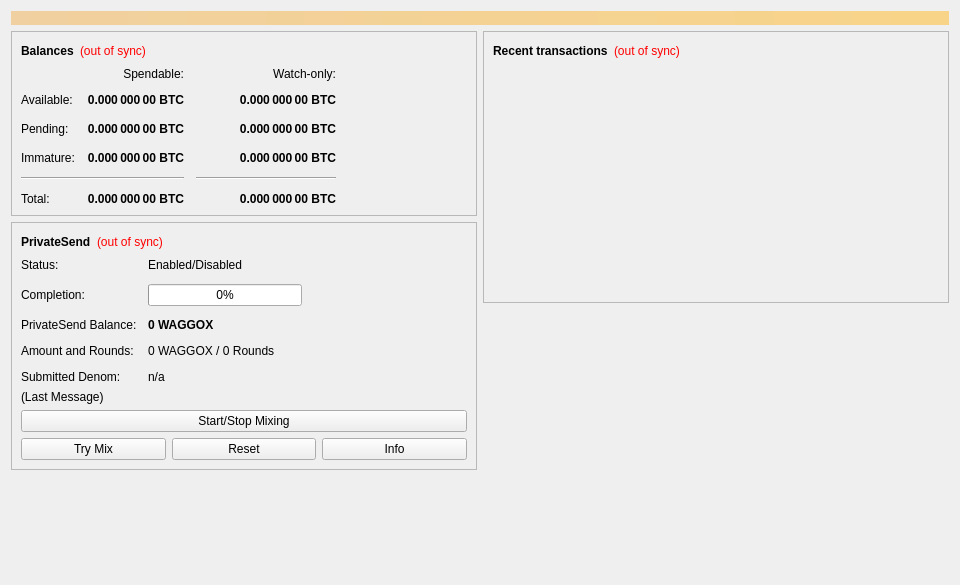
<?xml version="1.0" encoding="UTF-8"?>
<ui version="4.0">
 <class>OverviewPage</class>
 <widget class="QWidget" name="OverviewPage">
  <property name="geometry">
   <rect>
    <x>0</x>
    <y>0</y>
    <width>960</width>
    <height>585</height>
   </rect>
  </property>
  <property name="minimumSize">
   <size>
    <width>960</width>
    <height>0</height>
   </size>
  </property>
  <property name="windowTitle">
   <string>Form</string>
  </property>
  <layout class="QVBoxLayout" name="topLayout">
   <item>
    <widget class="QLabel" name="labelAlerts">
     <property name="visible">
      <bool>false</bool>
     </property>
     <property name="styleSheet">
      <string notr="true">QLabel { background-color: qlineargradient(x1: 0, y1: 0, x2: 1, y2: 0, stop:0 #F0D0A0, stop:1 #F8D488); color:#000000; }</string>
     </property>
     <property name="wordWrap">
      <bool>true</bool>
     </property>
     <property name="margin">
      <number>3</number>
     </property>
     <property name="textInteractionFlags">
      <set>Qt::TextSelectableByMouse</set>
     </property>
    </widget>
   </item>
   <item>
    <layout class="QHBoxLayout" name="horizontalLayout" stretch="1,1">
     <item>
      <layout class="QVBoxLayout" name="verticalLayout_2">
       <item>
        <widget class="QFrame" name="frame">
         <property name="frameShape">
          <enum>QFrame::StyledPanel</enum>
         </property>
         <property name="frameShadow">
          <enum>QFrame::Raised</enum>
         </property>
         <layout class="QVBoxLayout" name="verticalLayout_4">
          <item>
           <layout class="QHBoxLayout" name="horizontalLayout_4">
            <item>
             <widget class="QLabel" name="label_5">
              <property name="font">
               <font>
                <weight>75</weight>
                <bold>true</bold>
               </font>
              </property>
              <property name="text">
               <string>Balances</string>
              </property>
             </widget>
            </item>
            <item>
             <widget class="QLabel" name="labelWalletStatus">
              <property name="toolTip">
               <string>The displayed information may be out of date. Your wallet automatically synchronizes with the Waggox network after a connection is established, but this process has not completed yet.</string>
              </property>
              <property name="styleSheet">
               <string notr="true">QLabel { color: red; }</string>
              </property>
              <property name="text">
               <string notr="true">(out of sync)</string>
              </property>
              <property name="alignment">
               <set>Qt::AlignLeading|Qt::AlignLeft|Qt::AlignVCenter</set>
              </property>
             </widget>
            </item>
            <item>
             <spacer name="horizontalSpacer_3">
              <property name="orientation">
               <enum>Qt::Horizontal</enum>
              </property>
              <property name="sizeHint" stdset="0">
               <size>
                <width>40</width>
                <height>20</height>
               </size>
              </property>
             </spacer>
            </item>
           </layout>
          </item>
          <item>
           <layout class="QGridLayout" name="gridLayout">
            <property name="spacing">
             <number>12</number>
            </property>
            <item row="2" column="2">
             <widget class="QLabel" name="labelWatchPending">
              <property name="font">
               <font>
                <weight>75</weight>
                <bold>true</bold>
               </font>
              </property>
              <property name="cursor">
               <cursorShape>IBeamCursor</cursorShape>
              </property>
              <property name="toolTip">
               <string>Unconfirmed transactions to watch-only addresses</string>
              </property>
              <property name="text">
               <string notr="true">0.000 000 00 BTC</string>
              </property>
              <property name="alignment">
               <set>Qt::AlignRight|Qt::AlignTrailing|Qt::AlignVCenter</set>
              </property>
              <property name="textInteractionFlags">
               <set>Qt::LinksAccessibleByMouse|Qt::TextSelectableByKeyboard|Qt::TextSelectableByMouse</set>
              </property>
             </widget>
            </item>
            <item row="2" column="1">
             <widget class="QLabel" name="labelUnconfirmed">
              <property name="font">
               <font>
                <weight>75</weight>
                <bold>true</bold>
               </font>
              </property>
              <property name="cursor">
               <cursorShape>IBeamCursor</cursorShape>
              </property>
              <property name="toolTip">
               <string>Total of transactions that have yet to be confirmed, and do not yet count toward the spendable balance</string>
              </property>
              <property name="text">
               <string notr="true">0.000 000 00 BTC</string>
              </property>
              <property name="alignment">
               <set>Qt::AlignRight|Qt::AlignTrailing|Qt::AlignVCenter</set>
              </property>
              <property name="textInteractionFlags">
               <set>Qt::LinksAccessibleByMouse|Qt::TextSelectableByKeyboard|Qt::TextSelectableByMouse</set>
              </property>
             </widget>
            </item>
            <item row="3" column="2">
             <widget class="QLabel" name="labelWatchImmature">
              <property name="font">
               <font>
                <weight>75</weight>
                <bold>true</bold>
               </font>
              </property>
              <property name="cursor">
               <cursorShape>IBeamCursor</cursorShape>
              </property>
              <property name="toolTip">
               <string>Mined balance in watch-only addresses that has not yet matured</string>
              </property>
              <property name="text">
               <string notr="true">0.000 000 00 BTC</string>
              </property>
              <property name="alignment">
               <set>Qt::AlignRight|Qt::AlignTrailing|Qt::AlignVCenter</set>
              </property>
              <property name="textInteractionFlags">
               <set>Qt::LinksAccessibleByMouse|Qt::TextSelectableByKeyboard|Qt::TextSelectableByMouse</set>
              </property>
             </widget>
            </item>
            <item row="4" column="0" colspan="2">
             <widget class="Line" name="lineSpendableBalance">
              <property name="orientation">
               <enum>Qt::Horizontal</enum>
              </property>
             </widget>
            </item>
            <item row="4" column="2">
             <widget class="Line" name="lineWatchBalance">
              <property name="sizePolicy">
               <sizepolicy hsizetype="Preferred" vsizetype="Fixed">
                <horstretch>0</horstretch>
                <verstretch>0</verstretch>
               </sizepolicy>
              </property>
              <property name="minimumSize">
               <size>
                <width>140</width>
                <height>0</height>
               </size>
              </property>
              <property name="orientation">
               <enum>Qt::Horizontal</enum>
              </property>
             </widget>
            </item>
            <item row="5" column="0">
             <widget class="QLabel" name="labelTotalText">
              <property name="text">
               <string>Total:</string>
              </property>
             </widget>
            </item>
            <item row="3" column="1">
             <widget class="QLabel" name="labelImmature">
              <property name="font">
               <font>
                <weight>75</weight>
                <bold>true</bold>
               </font>
              </property>
              <property name="cursor">
               <cursorShape>IBeamCursor</cursorShape>
              </property>
              <property name="toolTip">
               <string>Mined balance that has not yet matured</string>
              </property>
              <property name="text">
               <string notr="true">0.000 000 00 BTC</string>
              </property>
              <property name="alignment">
               <set>Qt::AlignRight|Qt::AlignTrailing|Qt::AlignVCenter</set>
              </property>
              <property name="textInteractionFlags">
               <set>Qt::LinksAccessibleByMouse|Qt::TextSelectableByKeyboard|Qt::TextSelectableByMouse</set>
              </property>
             </widget>
            </item>
            <item row="2" column="3">
             <spacer name="horizontalSpacer_2">
              <property name="orientation">
               <enum>Qt::Horizontal</enum>
              </property>
              <property name="sizeHint" stdset="0">
               <size>
                <width>40</width>
                <height>20</height>
               </size>
              </property>
             </spacer>
            </item>
            <item row="3" column="0">
             <widget class="QLabel" name="labelImmatureText">
              <property name="text">
               <string>Immature:</string>
              </property>
             </widget>
            </item>
            <item row="5" column="1">
             <widget class="QLabel" name="labelTotal">
              <property name="font">
               <font>
                <weight>75</weight>
                <bold>true</bold>
               </font>
              </property>
              <property name="cursor">
               <cursorShape>IBeamCursor</cursorShape>
              </property>
              <property name="toolTip">
               <string>Your current total balance</string>
              </property>
              <property name="text">
               <string notr="true">0.000 000 00 BTC</string>
              </property>
              <property name="alignment">
               <set>Qt::AlignRight|Qt::AlignTrailing|Qt::AlignVCenter</set>
              </property>
              <property name="textInteractionFlags">
               <set>Qt::LinksAccessibleByMouse|Qt::TextSelectableByKeyboard|Qt::TextSelectableByMouse</set>
              </property>
             </widget>
            </item>
            <item row="5" column="2">
             <widget class="QLabel" name="labelWatchTotal">
              <property name="font">
               <font>
                <weight>75</weight>
                <bold>true</bold>
               </font>
              </property>
              <property name="cursor">
               <cursorShape>IBeamCursor</cursorShape>
              </property>
              <property name="toolTip">
               <string>Current total balance in watch-only addresses</string>
              </property>
              <property name="text">
               <string notr="true">0.000 000 00 BTC</string>
              </property>
              <property name="alignment">
               <set>Qt::AlignRight|Qt::AlignTrailing|Qt::AlignVCenter</set>
              </property>
              <property name="textInteractionFlags">
               <set>Qt::LinksAccessibleByMouse|Qt::TextSelectableByKeyboard|Qt::TextSelectableByMouse</set>
              </property>
             </widget>
            </item>
            <item row="0" column="2">
             <widget class="QLabel" name="labelWatchonly">
              <property name="text">
               <string>Watch-only:</string>
              </property>
              <property name="alignment">
               <set>Qt::AlignRight|Qt::AlignTrailing|Qt::AlignVCenter</set>
              </property>
             </widget>
            </item>
            <item row="1" column="0">
             <widget class="QLabel" name="labelBalanceText">
              <property name="text">
               <string>Available:</string>
              </property>
             </widget>
            </item>
            <item row="1" column="1">
             <widget class="QLabel" name="labelBalance">
              <property name="font">
               <font>
                <weight>75</weight>
                <bold>true</bold>
               </font>
              </property>
              <property name="cursor">
               <cursorShape>IBeamCursor</cursorShape>
              </property>
              <property name="toolTip">
               <string>Your current spendable balance</string>
              </property>
              <property name="text">
               <string notr="true">0.000 000 00 BTC</string>
              </property>
              <property name="alignment">
               <set>Qt::AlignRight|Qt::AlignTrailing|Qt::AlignVCenter</set>
              </property>
              <property name="textInteractionFlags">
               <set>Qt::LinksAccessibleByMouse|Qt::TextSelectableByKeyboard|Qt::TextSelectableByMouse</set>
              </property>
             </widget>
            </item>
            <item row="1" column="2">
             <widget class="QLabel" name="labelWatchAvailable">
              <property name="font">
               <font>
                <weight>75</weight>
                <bold>true</bold>
               </font>
              </property>
              <property name="cursor">
               <cursorShape>IBeamCursor</cursorShape>
              </property>
              <property name="toolTip">
               <string>Your current balance in watch-only addresses</string>
              </property>
              <property name="text">
               <string notr="true">0.000 000 00 BTC</string>
              </property>
              <property name="alignment">
               <set>Qt::AlignRight|Qt::AlignTrailing|Qt::AlignVCenter</set>
              </property>
              <property name="textInteractionFlags">
               <set>Qt::LinksAccessibleByMouse|Qt::TextSelectableByKeyboard|Qt::TextSelectableByMouse</set>
              </property>
             </widget>
            </item>
            <item row="2" column="0">
             <widget class="QLabel" name="labelPendingText">
              <property name="text">
               <string>Pending:</string>
              </property>
             </widget>
            </item>
            <item row="0" column="1">
             <widget class="QLabel" name="labelSpendable">
              <property name="text">
               <string>Spendable:</string>
              </property>
              <property name="alignment">
               <set>Qt::AlignRight|Qt::AlignTrailing|Qt::AlignVCenter</set>
              </property>
             </widget>
            </item>
           </layout>
          </item>
         </layout>
        </widget>
       </item>
       <item>
        <widget class="QFrame" name="framePrivateSend">
         <property name="layoutDirection">
          <enum>Qt::LeftToRight</enum>
         </property>
         <property name="frameShape">
          <enum>QFrame::StyledPanel</enum>
         </property>
         <property name="frameShadow">
          <enum>QFrame::Raised</enum>
         </property>
         <layout class="QVBoxLayout" name="VerticalLayout_PS1">
          <item>
           <layout class="QHBoxLayout" name="horizontalLayout_5">
            <item>
             <widget class="QLabel" name="labelPrivateSendHeader">
              <property name="font">
               <font>
                <weight>75</weight>
                <bold>true</bold>
               </font>
              </property>
              <property name="text">
               <string>PrivateSend</string>
              </property>
             </widget>
            </item>
            <item>
             <widget class="QLabel" name="labelPrivateSendSyncStatus">
              <property name="toolTip">
               <string>The displayed information may be out of date. Your wallet automatically synchronizes with the Waggox network after a connection is established, but this process has not completed yet.</string>
              </property>
              <property name="styleSheet">
               <string notr="true">QLabel { color: red; }</string>
              </property>
              <property name="text">
               <string notr="true">(out of sync)</string>
              </property>
              <property name="alignment">
               <set>Qt::AlignLeading|Qt::AlignLeft|Qt::AlignVCenter</set>
              </property>
             </widget>
            </item>
            <item>
             <spacer name="horizontalSpacer_4">
              <property name="orientation">
               <enum>Qt::Horizontal</enum>
              </property>
              <property name="sizeHint" stdset="0">
               <size>
                <width>40</width>
                <height>20</height>
               </size>
              </property>
             </spacer>
            </item>
           </layout>
          </item>
          <item>
           <layout class="QFormLayout" name="privateSendFormLayout">
            <property name="fieldGrowthPolicy">
             <enum>QFormLayout::AllNonFixedFieldsGrow</enum>
            </property>
            <property name="horizontalSpacing">
             <number>11</number>
            </property>
            <property name="verticalSpacing">
             <number>12</number>
            </property>
            <item row="0" column="0">
             <widget class="QLabel" name="labelPrivateSendEnabledText">
              <property name="text">
               <string>Status:</string>
              </property>
             </widget>
            </item>
            <item row="0" column="1">
             <widget class="QLabel" name="labelPrivateSendEnabled">
              <property name="text">
               <string>Enabled/Disabled</string>
              </property>
             </widget>
            </item>
            <item row="1" column="0">
             <widget class="QLabel" name="labelCompletitionText">
              <property name="text">
               <string>Completion:</string>
              </property>
             </widget>
            </item>
            <item row="1" column="1">
             <widget class="QProgressBar" name="privateSendProgress">
              <property name="maximumSize">
               <size>
                <width>154</width>
                <height>16777215</height>
               </size>
              </property>
              <property name="value">
               <number>0</number>
              </property>
             </widget>
            </item>
            <item row="2" column="0">
             <widget class="QLabel" name="labelAnonymizedText">
              <property name="text">
               <string>PrivateSend Balance:</string>
              </property>
             </widget>
            </item>
            <item row="2" column="1">
             <widget class="QLabel" name="labelAnonymized">
              <property name="font">
               <font>
                <weight>75</weight>
                <bold>true</bold>
               </font>
              </property>
              <property name="text">
               <string notr="true">0 WAGGOX</string>
              </property>
             </widget>
            </item>
            <item row="3" column="0">
             <widget class="QLabel" name="labelAmountAndRoundsText">
              <property name="text">
               <string>Amount and Rounds:</string>
              </property>
             </widget>
            </item>
            <item row="3" column="1">
             <widget class="QLabel" name="labelAmountRounds">
              <property name="text">
               <string>0 WAGGOX / 0 Rounds</string>
              </property>
             </widget>
            </item>
            <item row="4" column="0">
             <widget class="QLabel" name="labelSubmittedDenomText">
              <property name="text">
               <string>Submitted Denom:</string>
              </property>
             </widget>
            </item>
            <item row="4" column="1">
             <widget class="QLabel" name="labelSubmittedDenom">
              <property name="toolTip">
               <string>The denominations you submitted to the Masternode.&lt;br&gt;To mix, other users must submit the exact same denominations.</string>
              </property>
              <property name="text">
               <string>n/a</string>
              </property>
             </widget>
            </item>
           </layout>
          </item>
          <item>
           <layout class="QVBoxLayout" name="VerticalLayout_PS">
            <item>
             <widget class="QLabel" name="labelPrivateSendLastMessage">
              <property name="text">
               <string>(Last Message)</string>
              </property>
              <property name="alignment">
               <set>Qt::AlignLeading|Qt::AlignLeft|Qt::AlignTop</set>
              </property>
              <property name="wordWrap">
               <bool>true</bool>
              </property>
             </widget>
            </item>
            <item>
             <widget class="QPushButton" name="togglePrivateSend">
              <property name="sizePolicy">
               <sizepolicy hsizetype="MinimumExpanding" vsizetype="Fixed">
                <horstretch>0</horstretch>
                <verstretch>0</verstretch>
               </sizepolicy>
              </property>
              <property name="text">
               <string>Start/Stop Mixing</string>
              </property>
             </widget>
            </item>
            <item>
             <layout class="QHBoxLayout" name="horizontalLayout_debugbuttons">
              <item>
               <widget class="QPushButton" name="privateSendAuto">
                <property name="sizePolicy">
                 <sizepolicy hsizetype="MinimumExpanding" vsizetype="Fixed">
                  <horstretch>0</horstretch>
                  <verstretch>0</verstretch>
                 </sizepolicy>
                </property>
                <property name="toolTip">
                 <string>Try to manually submit a PrivateSend request.</string>
                </property>
                <property name="text">
                 <string>Try Mix</string>
                </property>
               </widget>
              </item>
              <item>
               <widget class="QPushButton" name="privateSendReset">
                <property name="sizePolicy">
                 <sizepolicy hsizetype="MinimumExpanding" vsizetype="Fixed">
                  <horstretch>0</horstretch>
                  <verstretch>0</verstretch>
                 </sizepolicy>
                </property>
                <property name="toolTip">
                 <string>Reset the current status of PrivateSend (can interrupt PrivateSend if it's in the process of Mixing, which can cost you money!)</string>
                </property>
                <property name="autoFillBackground">
                 <bool>false</bool>
                </property>
                <property name="text">
                 <string>Reset</string>
                </property>
               </widget>
              </item>
              <item>
               <widget class="QPushButton" name="privateSendInfo">
                <property name="sizePolicy">
                 <sizepolicy hsizetype="MinimumExpanding" vsizetype="Fixed">
                  <horstretch>0</horstretch>
                  <verstretch>0</verstretch>
                 </sizepolicy>
                </property>
                <property name="toolTip">
                 <string>Information about PrivateSend and Mixing</string>
                </property>
                <property name="text">
                 <string>Info</string>
                </property>
               </widget>
              </item>
             </layout>
            </item>
           </layout>
          </item>
         </layout>
        </widget>
       </item>
       <item>
        <spacer name="verticalSpacer">
         <property name="orientation">
          <enum>Qt::Vertical</enum>
         </property>
         <property name="sizeHint" stdset="0">
          <size>
           <width>20</width>
           <height>40</height>
          </size>
         </property>
        </spacer>
       </item>
      </layout>
     </item>
     <item>
      <layout class="QVBoxLayout" name="verticalLayout_3">
       <item>
        <widget class="QFrame" name="frame_2">
         <property name="frameShape">
          <enum>QFrame::StyledPanel</enum>
         </property>
         <property name="frameShadow">
          <enum>QFrame::Raised</enum>
         </property>
         <layout class="QVBoxLayout" name="verticalLayout">
          <item>
           <layout class="QHBoxLayout" name="horizontalLayout_2">
            <item>
             <widget class="QLabel" name="label_4">
              <property name="font">
               <font>
                <weight>75</weight>
                <bold>true</bold>
               </font>
              </property>
              <property name="text">
               <string>Recent transactions</string>
              </property>
             </widget>
            </item>
            <item>
             <widget class="QLabel" name="labelTransactionsStatus">
              <property name="toolTip">
               <string>The displayed information may be out of date. Your wallet automatically synchronizes with the Waggox network after a connection is established, but this process has not completed yet.</string>
              </property>
              <property name="styleSheet">
               <string notr="true">QLabel { color: red; }</string>
              </property>
              <property name="text">
               <string notr="true">(out of sync)</string>
              </property>
              <property name="alignment">
               <set>Qt::AlignLeading|Qt::AlignLeft|Qt::AlignVCenter</set>
              </property>
             </widget>
            </item>
            <item>
             <spacer name="horizontalSpacer">
              <property name="orientation">
               <enum>Qt::Horizontal</enum>
              </property>
              <property name="sizeHint" stdset="0">
               <size>
                <width>40</width>
                <height>20</height>
               </size>
              </property>
             </spacer>
            </item>
           </layout>
          </item>
          <item>
           <widget class="QListView" name="listTransactions">
            <property name="styleSheet">
             <string notr="true">QListView { background: transparent; }</string>
            </property>
            <property name="frameShape">
             <enum>QFrame::NoFrame</enum>
            </property>
            <property name="verticalScrollBarPolicy">
             <enum>Qt::ScrollBarAlwaysOff</enum>
            </property>
            <property name="horizontalScrollBarPolicy">
             <enum>Qt::ScrollBarAlwaysOff</enum>
            </property>
            <property name="selectionMode">
             <enum>QAbstractItemView::NoSelection</enum>
            </property>
           </widget>
          </item>
         </layout>
        </widget>
       </item>
       <item>
        <spacer name="verticalSpacer_2">
         <property name="orientation">
          <enum>Qt::Vertical</enum>
         </property>
         <property name="sizeHint" stdset="0">
          <size>
           <width>20</width>
           <height>40</height>
          </size>
         </property>
        </spacer>
       </item>
      </layout>
     </item>
    </layout>
   </item>
  </layout>
 </widget>
 <resources/>
 <connections/>
</ui>
